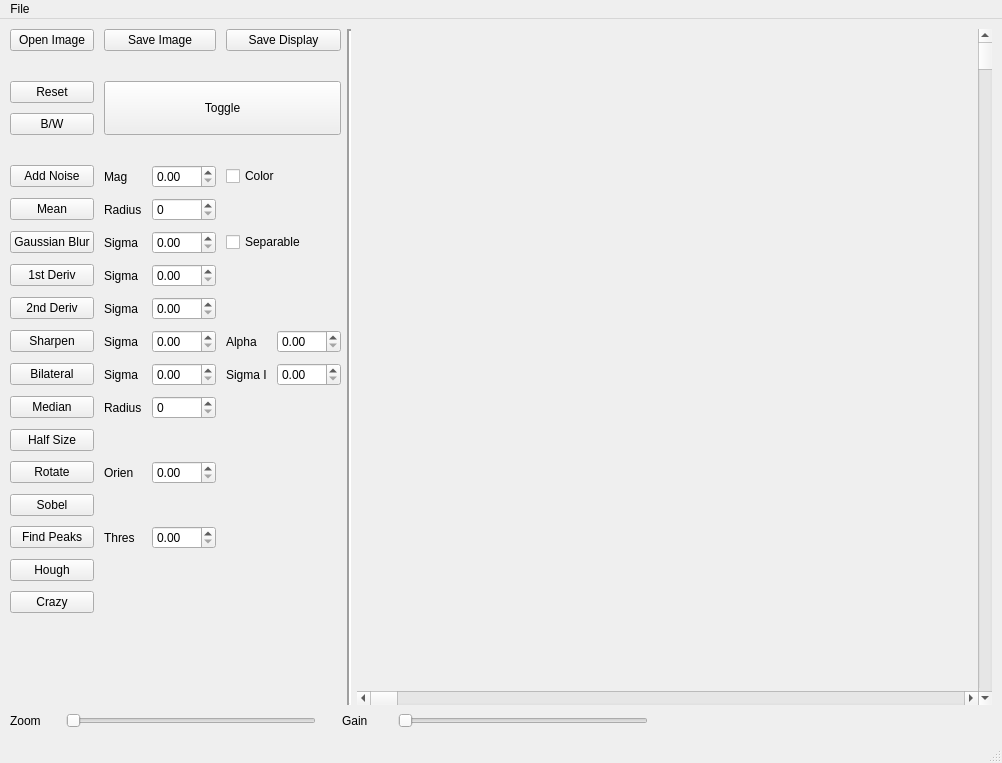
<?xml version="1.0" encoding="UTF-8"?>
<ui version="4.0">
 <class>MainWindow</class>
 <widget class="QMainWindow" name="MainWindow">
  <property name="geometry">
   <rect>
    <x>0</x>
    <y>0</y>
    <width>1002</width>
    <height>763</height>
   </rect>
  </property>
  <property name="windowTitle">
   <string>MainWindow</string>
  </property>
  <widget class="QWidget" name="centralWidget">
   <layout class="QVBoxLayout" name="verticalLayout">
    <property name="spacing">
     <number>6</number>
    </property>
    <property name="margin">
     <number>10</number>
    </property>
    <item>
     <layout class="QHBoxLayout" name="buttonsImageHorizontalLayout">
      <property name="spacing">
       <number>0</number>
      </property>
      <item>
       <layout class="QGridLayout" name="buttonGridLayout">
        <property name="spacing">
         <number>10</number>
        </property>
        <item row="0" column="0">
         <widget class="QPushButton" name="openButton">
          <property name="text">
           <string>Open Image</string>
          </property>
         </widget>
        </item>
        <item row="0" column="1" colspan="2">
         <widget class="QPushButton" name="saveButton">
          <property name="text">
           <string>Save Image</string>
          </property>
         </widget>
        </item>
        <item row="2" column="0">
         <widget class="QPushButton" name="resetButton">
          <property name="text">
           <string>Reset</string>
          </property>
         </widget>
        </item>
        <item row="3" column="0">
         <widget class="QPushButton" name="bwButton">
          <property name="text">
           <string>B/W</string>
          </property>
         </widget>
        </item>
        <item row="2" column="1" rowspan="2" colspan="4">
         <widget class="QPushButton" name="toggleButton">
          <property name="sizePolicy">
           <sizepolicy hsizetype="Minimum" vsizetype="Preferred">
            <horstretch>0</horstretch>
            <verstretch>0</verstretch>
           </sizepolicy>
          </property>
          <property name="acceptDrops">
           <bool>false</bool>
          </property>
          <property name="text">
           <string>Toggle</string>
          </property>
         </widget>
        </item>
        <item row="5" column="0">
         <widget class="QPushButton" name="noiseButton">
          <property name="text">
           <string>Add Noise</string>
          </property>
         </widget>
        </item>
        <item row="5" column="1">
         <widget class="QLabel" name="label_9">
          <property name="text">
           <string>Mag</string>
          </property>
         </widget>
        </item>
        <item row="5" column="2">
         <widget class="QDoubleSpinBox" name="noiseSpinBox">
          <property name="singleStep">
           <double>0.500000000000000</double>
          </property>
         </widget>
        </item>
        <item row="6" column="0">
         <widget class="QPushButton" name="meanButton">
          <property name="text">
           <string>Mean</string>
          </property>
         </widget>
        </item>
        <item row="6" column="1">
         <widget class="QLabel" name="label_2">
          <property name="text">
           <string>Radius</string>
          </property>
         </widget>
        </item>
        <item row="6" column="2">
         <widget class="QSpinBox" name="meanBox"/>
        </item>
        <item row="7" column="0">
         <widget class="QPushButton" name="gaussianBlurButton">
          <property name="text">
           <string>Gaussian Blur</string>
          </property>
         </widget>
        </item>
        <item row="7" column="1">
         <widget class="QLabel" name="label_3">
          <property name="text">
           <string>Sigma</string>
          </property>
         </widget>
        </item>
        <item row="7" column="2">
         <widget class="QDoubleSpinBox" name="blurSpinBox">
          <property name="singleStep">
           <double>0.500000000000000</double>
          </property>
         </widget>
        </item>
        <item row="8" column="0">
         <widget class="QPushButton" name="firstDerivButton">
          <property name="text">
           <string>1st Deriv</string>
          </property>
         </widget>
        </item>
        <item row="8" column="1">
         <widget class="QLabel" name="label_4">
          <property name="text">
           <string>Sigma</string>
          </property>
         </widget>
        </item>
        <item row="8" column="2">
         <widget class="QDoubleSpinBox" name="firstDerivSpinBox">
          <property name="singleStep">
           <double>0.500000000000000</double>
          </property>
         </widget>
        </item>
        <item row="9" column="0">
         <widget class="QPushButton" name="secondDerivButton">
          <property name="text">
           <string>2nd Deriv</string>
          </property>
         </widget>
        </item>
        <item row="9" column="1">
         <widget class="QLabel" name="label_5">
          <property name="text">
           <string>Sigma</string>
          </property>
         </widget>
        </item>
        <item row="9" column="2">
         <widget class="QDoubleSpinBox" name="secondDerivSpinBox">
          <property name="singleStep">
           <double>0.500000000000000</double>
          </property>
         </widget>
        </item>
        <item row="10" column="0">
         <widget class="QPushButton" name="sharpenButton">
          <property name="text">
           <string>Sharpen</string>
          </property>
         </widget>
        </item>
        <item row="10" column="1">
         <widget class="QLabel" name="label_6">
          <property name="text">
           <string>Sigma</string>
          </property>
         </widget>
        </item>
        <item row="10" column="2">
         <widget class="QDoubleSpinBox" name="sharpenSigmaSpinBox">
          <property name="singleStep">
           <double>0.500000000000000</double>
          </property>
         </widget>
        </item>
        <item row="10" column="3">
         <widget class="QLabel" name="label_11">
          <property name="text">
           <string>Alpha</string>
          </property>
         </widget>
        </item>
        <item row="10" column="4">
         <widget class="QDoubleSpinBox" name="sharpenMagSpinBox">
          <property name="singleStep">
           <double>0.500000000000000</double>
          </property>
         </widget>
        </item>
        <item row="5" column="3" colspan="2">
         <widget class="QCheckBox" name="colorNoiseCheckBox">
          <property name="text">
           <string>Color</string>
          </property>
         </widget>
        </item>
        <item row="7" column="3" colspan="2">
         <widget class="QCheckBox" name="separableCheckBox">
          <property name="text">
           <string>Separable</string>
          </property>
         </widget>
        </item>
        <item row="0" column="3" colspan="2">
         <widget class="QPushButton" name="saveDisplayButton">
          <property name="text">
           <string>Save Display</string>
          </property>
         </widget>
        </item>
        <item row="11" column="0">
         <widget class="QPushButton" name="bilateralButton">
          <property name="text">
           <string>Bilateral</string>
          </property>
         </widget>
        </item>
        <item row="11" column="1">
         <widget class="QLabel" name="label_7">
          <property name="text">
           <string>Sigma</string>
          </property>
         </widget>
        </item>
        <item row="11" column="2">
         <widget class="QDoubleSpinBox" name="bilateralSigmaSSpinBox">
          <property name="singleStep">
           <double>0.500000000000000</double>
          </property>
         </widget>
        </item>
        <item row="11" column="3">
         <widget class="QLabel" name="label_10">
          <property name="text">
           <string>Sigma I</string>
          </property>
         </widget>
        </item>
        <item row="11" column="4">
         <widget class="QDoubleSpinBox" name="bilateralSigmaISpinBox">
          <property name="maximum">
           <double>255.000000000000000</double>
          </property>
          <property name="singleStep">
           <double>0.500000000000000</double>
          </property>
         </widget>
        </item>
        <item row="12" column="0">
         <widget class="QPushButton" name="medianButton">
          <property name="text">
           <string>Median</string>
          </property>
         </widget>
        </item>
        <item row="12" column="1">
         <widget class="QLabel" name="label_8">
          <property name="text">
           <string>Radius</string>
          </property>
         </widget>
        </item>
        <item row="12" column="2">
         <widget class="QSpinBox" name="medianBox"/>
        </item>
        <item row="13" column="0">
         <widget class="QPushButton" name="halfButton">
          <property name="text">
           <string>Half Size</string>
          </property>
         </widget>
        </item>
        <item row="14" column="0">
         <widget class="QPushButton" name="rotateButton">
          <property name="text">
           <string>Rotate</string>
          </property>
         </widget>
        </item>
        <item row="14" column="1">
         <widget class="QLabel" name="label_12">
          <property name="text">
           <string>Orien</string>
          </property>
         </widget>
        </item>
        <item row="14" column="2">
         <widget class="QDoubleSpinBox" name="orientationSpinBox">
          <property name="maximum">
           <double>360.000000000000000</double>
          </property>
          <property name="singleStep">
           <double>0.500000000000000</double>
          </property>
         </widget>
        </item>
        <item row="15" column="0">
         <widget class="QPushButton" name="sobelButton">
          <property name="text">
           <string>Sobel</string>
          </property>
         </widget>
        </item>
        <item row="16" column="0">
         <widget class="QPushButton" name="peaksButton">
          <property name="text">
           <string>Find Peaks</string>
          </property>
         </widget>
        </item>
        <item row="16" column="1">
         <widget class="QLabel" name="label_13">
          <property name="text">
           <string>Thres</string>
          </property>
         </widget>
        </item>
        <item row="16" column="2">
         <widget class="QDoubleSpinBox" name="peakThresholdSpinBox">
          <property name="maximum">
           <double>255.000000000000000</double>
          </property>
          <property name="singleStep">
           <double>0.500000000000000</double>
          </property>
         </widget>
        </item>
        <item row="17" column="0">
         <widget class="QPushButton" name="houghButton">
          <property name="text">
           <string>Hough</string>
          </property>
         </widget>
        </item>
        <item row="18" column="0">
         <widget class="QPushButton" name="crazyButton">
          <property name="text">
           <string>Crazy</string>
          </property>
         </widget>
        </item>
        <item row="1" column="0">
         <spacer name="verticalSpacer">
          <property name="orientation">
           <enum>Qt::Vertical</enum>
          </property>
          <property name="sizeType">
           <enum>QSizePolicy::Fixed</enum>
          </property>
          <property name="sizeHint" stdset="0">
           <size>
            <width>20</width>
            <height>20</height>
           </size>
          </property>
         </spacer>
        </item>
        <item row="4" column="0">
         <spacer name="verticalSpacer_2">
          <property name="orientation">
           <enum>Qt::Vertical</enum>
          </property>
          <property name="sizeType">
           <enum>QSizePolicy::Fixed</enum>
          </property>
          <property name="sizeHint" stdset="0">
           <size>
            <width>20</width>
            <height>20</height>
           </size>
          </property>
         </spacer>
        </item>
        <item row="19" column="0">
         <spacer name="verticalSpacer_3">
          <property name="orientation">
           <enum>Qt::Vertical</enum>
          </property>
          <property name="sizeHint" stdset="0">
           <size>
            <width>20</width>
            <height>40</height>
           </size>
          </property>
         </spacer>
        </item>
       </layout>
      </item>
      <item>
       <spacer name="horizontalSpacer">
        <property name="orientation">
         <enum>Qt::Horizontal</enum>
        </property>
        <property name="sizeType">
         <enum>QSizePolicy::Fixed</enum>
        </property>
        <property name="sizeHint" stdset="0">
         <size>
          <width>3</width>
          <height>20</height>
         </size>
        </property>
       </spacer>
      </item>
      <item>
       <widget class="Line" name="line">
        <property name="sizePolicy">
         <sizepolicy hsizetype="Fixed" vsizetype="Preferred">
          <horstretch>10</horstretch>
          <verstretch>10</verstretch>
         </sizepolicy>
        </property>
        <property name="minimumSize">
         <size>
          <width>10</width>
          <height>10</height>
         </size>
        </property>
        <property name="lineWidth">
         <number>2</number>
        </property>
        <property name="orientation">
         <enum>Qt::Vertical</enum>
        </property>
       </widget>
      </item>
      <item>
       <spacer name="horizontalSpacer_2">
        <property name="orientation">
         <enum>Qt::Horizontal</enum>
        </property>
        <property name="sizeType">
         <enum>QSizePolicy::Fixed</enum>
        </property>
        <property name="sizeHint" stdset="0">
         <size>
          <width>3</width>
          <height>20</height>
         </size>
        </property>
       </spacer>
      </item>
      <item>
       <layout class="QVBoxLayout" name="imageVerticalLayout">
        <property name="spacing">
         <number>0</number>
        </property>
        <item>
         <widget class="QLabel" name="ImgDisplay">
          <property name="sizePolicy">
           <sizepolicy hsizetype="Expanding" vsizetype="Expanding">
            <horstretch>0</horstretch>
            <verstretch>0</verstretch>
           </sizepolicy>
          </property>
          <property name="minimumSize">
           <size>
            <width>562</width>
            <height>626</height>
           </size>
          </property>
          <property name="autoFillBackground">
           <bool>true</bool>
          </property>
          <property name="frameShape">
           <enum>QFrame::NoFrame</enum>
          </property>
          <property name="frameShadow">
           <enum>QFrame::Plain</enum>
          </property>
          <property name="text">
           <string/>
          </property>
         </widget>
        </item>
        <item>
         <widget class="QScrollBar" name="horizontalScrollBar">
          <property name="maximum">
           <number>999</number>
          </property>
          <property name="orientation">
           <enum>Qt::Horizontal</enum>
          </property>
         </widget>
        </item>
       </layout>
      </item>
      <item>
       <widget class="QScrollBar" name="verticalScrollBar">
        <property name="maximum">
         <number>999</number>
        </property>
        <property name="orientation">
         <enum>Qt::Vertical</enum>
        </property>
       </widget>
      </item>
     </layout>
    </item>
    <item>
     <layout class="QHBoxLayout" name="sliderHorizontalLayout">
      <property name="spacing">
       <number>6</number>
      </property>
      <item>
       <widget class="QLabel" name="label">
        <property name="sizePolicy">
         <sizepolicy hsizetype="Fixed" vsizetype="Preferred">
          <horstretch>0</horstretch>
          <verstretch>0</verstretch>
         </sizepolicy>
        </property>
        <property name="minimumSize">
         <size>
          <width>50</width>
          <height>0</height>
         </size>
        </property>
        <property name="layoutDirection">
         <enum>Qt::RightToLeft</enum>
        </property>
        <property name="text">
         <string>Zoom</string>
        </property>
       </widget>
      </item>
      <item>
       <widget class="QSlider" name="zoomSlider">
        <property name="sizePolicy">
         <sizepolicy hsizetype="Fixed" vsizetype="Preferred">
          <horstretch>0</horstretch>
          <verstretch>0</verstretch>
         </sizepolicy>
        </property>
        <property name="minimumSize">
         <size>
          <width>250</width>
          <height>0</height>
         </size>
        </property>
        <property name="maximum">
         <number>999</number>
        </property>
        <property name="orientation">
         <enum>Qt::Horizontal</enum>
        </property>
       </widget>
      </item>
      <item>
       <spacer name="horizontalSpacer_3">
        <property name="orientation">
         <enum>Qt::Horizontal</enum>
        </property>
        <property name="sizeType">
         <enum>QSizePolicy::Fixed</enum>
        </property>
        <property name="sizeHint" stdset="0">
         <size>
          <width>20</width>
          <height>20</height>
         </size>
        </property>
       </spacer>
      </item>
      <item>
       <widget class="QLabel" name="label_14">
        <property name="sizePolicy">
         <sizepolicy hsizetype="Fixed" vsizetype="Preferred">
          <horstretch>0</horstretch>
          <verstretch>0</verstretch>
         </sizepolicy>
        </property>
        <property name="minimumSize">
         <size>
          <width>50</width>
          <height>0</height>
         </size>
        </property>
        <property name="layoutDirection">
         <enum>Qt::RightToLeft</enum>
        </property>
        <property name="text">
         <string>Gain</string>
        </property>
       </widget>
      </item>
      <item>
       <widget class="QSlider" name="brightnessSlider">
        <property name="sizePolicy">
         <sizepolicy hsizetype="Fixed" vsizetype="Preferred">
          <horstretch>0</horstretch>
          <verstretch>0</verstretch>
         </sizepolicy>
        </property>
        <property name="minimumSize">
         <size>
          <width>250</width>
          <height>0</height>
         </size>
        </property>
        <property name="maximum">
         <number>999</number>
        </property>
        <property name="orientation">
         <enum>Qt::Horizontal</enum>
        </property>
       </widget>
      </item>
      <item>
       <spacer name="horizontalSpacer_4">
        <property name="orientation">
         <enum>Qt::Horizontal</enum>
        </property>
        <property name="sizeHint" stdset="0">
         <size>
          <width>40</width>
          <height>20</height>
         </size>
        </property>
       </spacer>
      </item>
     </layout>
    </item>
   </layout>
  </widget>
  <widget class="QStatusBar" name="statusBar"/>
  <widget class="QMenuBar" name="menuBar">
   <property name="geometry">
    <rect>
     <x>0</x>
     <y>0</y>
     <width>1002</width>
     <height>21</height>
    </rect>
   </property>
   <widget class="QMenu" name="menuFile">
    <property name="title">
     <string>File</string>
    </property>
    <addaction name="actionOpen"/>
   </widget>
   <addaction name="menuFile"/>
  </widget>
  <action name="actionOpen">
   <property name="text">
    <string>Open</string>
   </property>
  </action>
 </widget>
 <layoutdefault spacing="6" margin="11"/>
 <resources/>
 <connections/>
</ui>
